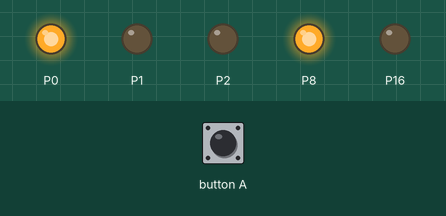
The program below on a simulated BBC micro:bit (MakeCode). Shown: output pins drawn as LEDs (lit = HIGH). The test bench sets the inputs (shaded band).

Above: at 1.2 s.
1.3 s: button A pressed for 0.15 s
At 4.1 s:
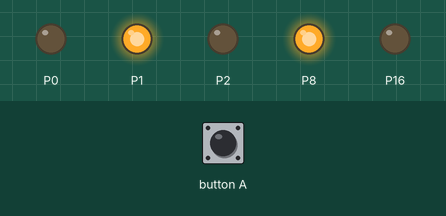
At 4.9 s:
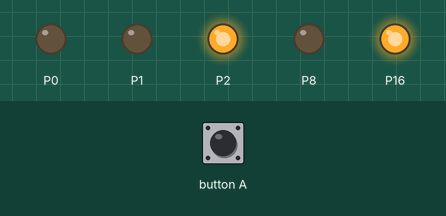
Timing chart, 0 to 15.0 s (numbered marks = the images above; inputs shaded):
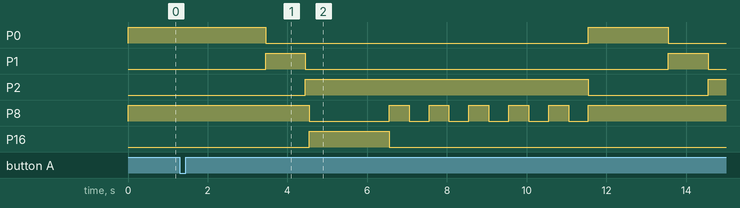

Measured:
- after the input at 1.3 s, P0: HIGH → LOW after 2.2 s, → HIGH 8.1 s later, → LOW 2.0 s later; P1: alternates HIGH for 1.0 s and LOW for 9.1 s, starting after 2.2 s

The program:

main.ts
```typescript
function jaune () {
    pins.digitalWritePin(DigitalPin.P0, 0)
    pins.digitalWritePin(DigitalPin.P1, 1)
    pins.digitalWritePin(DigitalPin.P2, 0)
}
input.onButtonPressed(Button.A, function () {
    vert()
    basic.pause(2000)
    jaune()
    basic.pause(1000)
    rouge()
    pins.digitalWritePin(DigitalPin.P8, 0)
    pins.digitalWritePin(DigitalPin.P16, 1)
    basic.pause(2000)
    pins.digitalWritePin(DigitalPin.P16, 0)
    for (let index = 0; index < 5; index++) {
        pins.digitalWritePin(DigitalPin.P8, 1)
        basic.pause(500)
        pins.digitalWritePin(DigitalPin.P8, 0)
        basic.pause(500)
    }
    pins.digitalWritePin(DigitalPin.P8, 1)
    vert()
    basic.pause(2000)
    jaune()
    basic.pause(1000)
    rouge()
})
function rouge () {
    pins.digitalWritePin(DigitalPin.P0, 0)
    pins.digitalWritePin(DigitalPin.P1, 0)
    pins.digitalWritePin(DigitalPin.P2, 1)
    basic.pause(100)
}
function vert () {
    pins.digitalWritePin(DigitalPin.P0, 1)
    pins.digitalWritePin(DigitalPin.P1, 0)
    pins.digitalWritePin(DigitalPin.P2, 0)
}
pins.digitalWritePin(DigitalPin.P8, 1)
vert()
```

test.ts
```typescript
// les tests vont ici ; cela ne sera pas compilé si ce paquet est utilisé en tant qu'extension.
```
